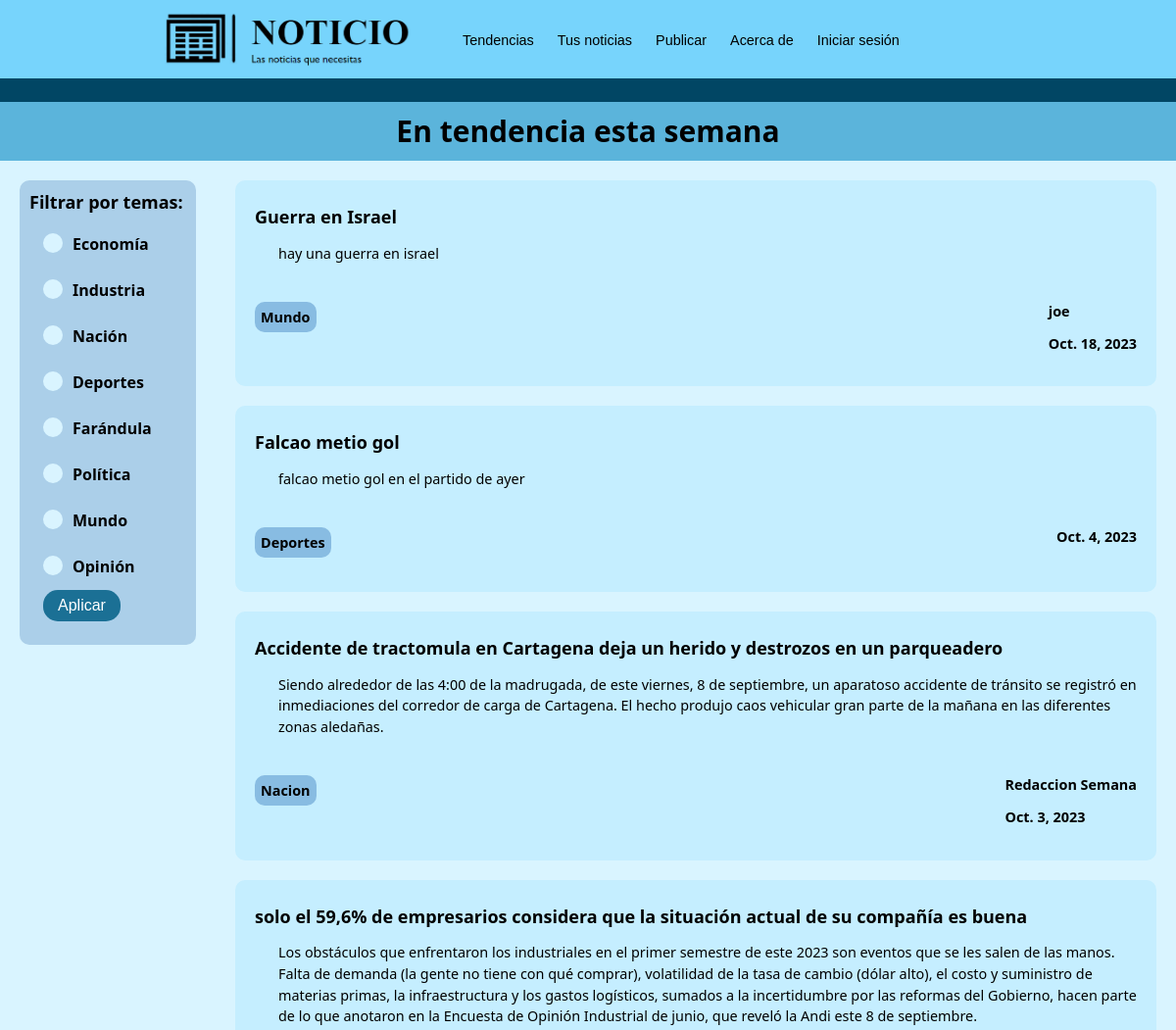
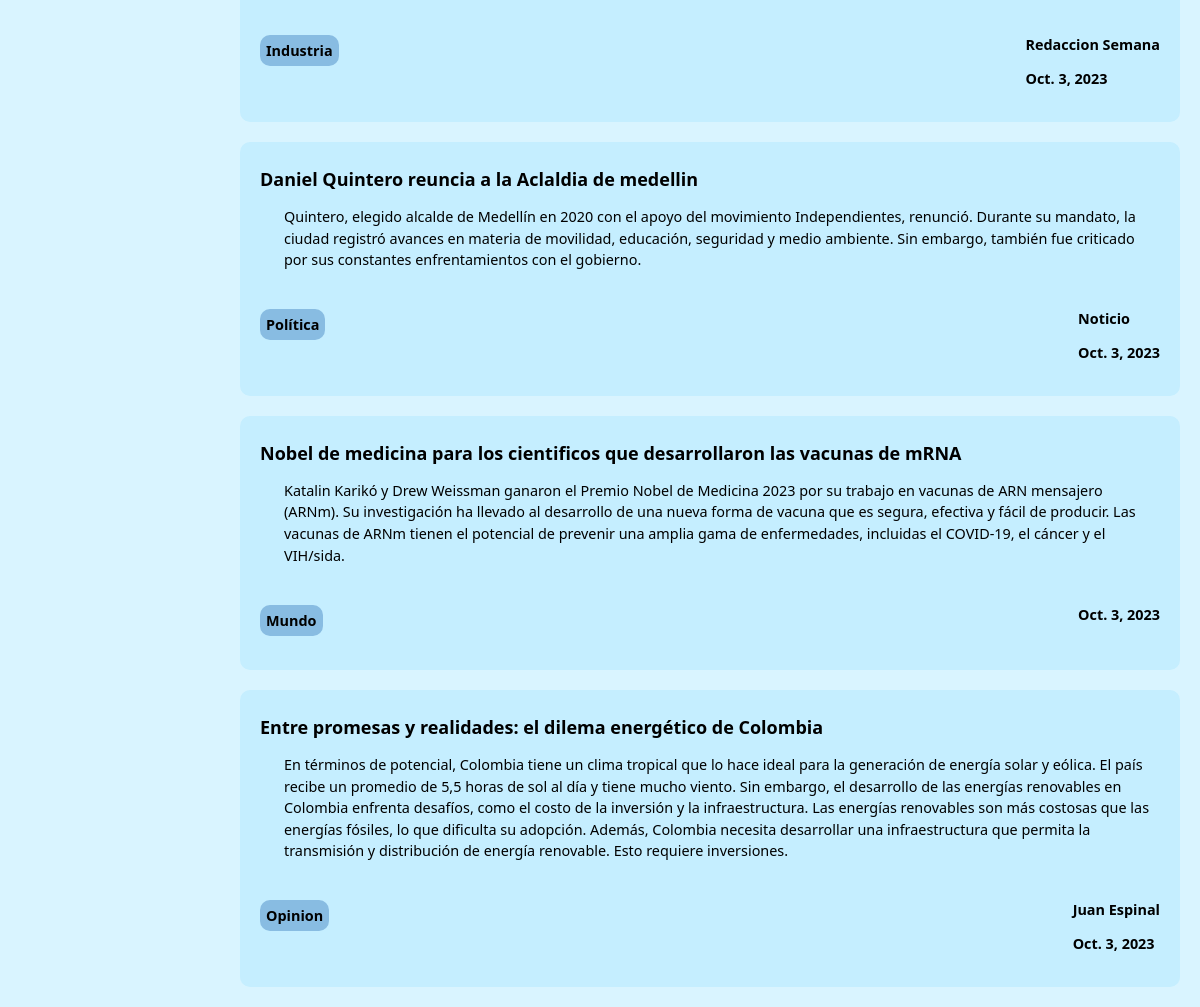
The page / on the database its author committed (2 pictures, top to bottom).
### main/models.py (models this page shows, shortened)
class Noticia(models.Model):
    TAGS = (
        ('Nacion','Nacion'),
        ("Industria","Industria"),
        ("Economia","Economia"),
        ("Deportes","Deportes"),
        ("Farandula","Farandula"),
        ("Política","Política"),
        ("Mundo","Mundo"),
        ("Opinion","Opinion"),
    )
    autor = models.CharField(max_length=30)
    tags = models.CharField(max_length=50, choices = TAGS)
    titulo = models.TextField(max_length=200)
    resumen = models.TextField(max_length=600)
    fecha = models.DateField(auto_now=True)
    user = models.ForeignKey('CustomUser', on_delete=models.CASCADE,null=True,blank=True)
    url = models.CharField(max_length=200, null=True, blank = True)
    contenido = models.TextField(max_length=4000,null=True)
    class Meta:
        ordering = ["fecha"]

### main/views.py (the view, shortened to what this page needs)
# urls.py: path('',views.tendencias),
def tendencias(request):
    tags = ['Nacion','Industria', 'Economia', 'Deportes', 'Farandula','Política','Mundo','Opinion']
    applied_tags = []
    for tag in tags:
        if request.GET.get(tag):
            applied_tags.append(tag)
    noticias = Noticia.objects.all().order_by('fecha').reverse()
    if applied_tags == []:
        applied_tags = tags
    if request.method == 'GET':
        return render(request, "main/tendencias.html", {"noticias":noticias, "applied_tags":applied_tags})

### main/templates/main/tendencias.html (shortened to what this page needs)
{% extends 'main/layouts/nav1.html' %}
{% block content %}
<div id="subtitulo" class="contenedor-subtitulo">
    <p class="subtitle">En tendencia esta semana</p>
</div>
<div class="fondo">
    <div style="display: flex; flex-direction: column">
        <div id="filtros" class="filtros">
            <p class="subtitle2">Filtrar por temas:</p>
            <form class="form-filtros" method="get">
                <input type="checkbox" name = "Economia" class="form-checkbox" id="eco">
                <label for="eco" class="form-option">Economía</label><br><br>
                <input type="checkbox" name = "Industria" class="form-checkbox" id="ind">
                <label for="ind" class="form-option">Industria</label><br><br>
                <input type="checkbox" name = "Nacion" class="form-checkbox" id="nac">
                <label for="nac" class="form-option">Nación</label><br><br>
                <input type="checkbox" name = "Deportes" class="form-checkbox" id="dep">
                <label for="dep" class="form-option">Deportes</label><br><br>
                <input type="checkbox" name = "Farandula" class="form-checkbox" id="far">
                <label for="far" class="form-option">Farándula</label><br><br>
                <input type="checkbox" name = "Politica" class="form-checkbox" id="pol">
                <label for="pol" class="form-option">Política</label><br><br>
                <input type="checkbox" name = "Mundo" class="form-checkbox" id="mun">
                <label for="mun" class="form-option">Mundo</label><br><br>
                <input type="checkbox" name = "Opinion" class="form-checkbox" id="op">
                <label for="op" class="form-option">Opinión</label><br>
                <input type="submit" class="submit-btn" value="Aplicar">
            </form>
        </div>
    </div>
    <div class="contenedor-noticias">
        {% for noticia in noticias %}
        {% if noticia.tags in applied_tags %}
        <div class="noticia">
            {% if noticia.url == null %}
            <a class="titulo-noticia" href = '/noticia/{{noticia.id}}' target = "_blank"><h2>{{noticia.titulo}}</h2></a>
            {% else %}
            <a class="titulo-noticia" href = {{noticia.url}} target = "_blank"><h2>{{noticia.titulo}}</h2></a>
            {% endif %}
            <article class="bloque-texto">{{noticia.resumen}}</article>
            <div class="info-noticia">
                <p class="tag-noticia">{{noticia.tags}}</p>
                <div>
                    <p>{{noticia.autor}}</p>
                    <p>{{noticia.fecha}}</p>
                </div>
            </div>
        </div>
        {% endif %}
        {% endfor %}
    </div>
</div>
{% endblock %}

### main/static/clases.css (style rules this page uses)
html { scroll-behavior: smooth; }
body { margin: 0px; font-family: system-ui, -apple-system, BlinkMacSystemFont, 'Segoe UI', Roboto, Oxygen, Ubuntu, Cantarell, 'Open Sans', 'Helvetica Neue', sans-serif; min-height: 100vh; background-color: #D9F4FF; }
a { text-decoration: none; color: #1B7095; }
.bloque-texto { padding-left: 2vw; line-height: 1.5; margin-bottom: 2vw; border-radius: 10px; font-size: max(13px, 1.2vw) }
.contenedor-subtitulo { display: flex; justify-content: center; align-items: center; background-color: #5BB4DB; width: 100%; height: 5vw; min-height: 40px; position: relative; z-index: 1 }
.contenedor-noticias { width: 100%; }
.titulo-noticia { text-decoration: none; color: black; font-size: max(10px, 1vw); }
.subtitle { font-size: max(20px, 2.5vw); font-weight: 700; margin: 0px; }
.subtitle2 { padding: 10px; font-size: max(1.5vw, 16px); font-weight: 700; margin: 0px; }
.form-filtros { padding-left: max(2vw, 15px); padding-top: 10px; font-weight: 600; width: inherit; height: 35vw; min-height: 400px; max-height: 450px; }
.form-checkbox { appearance: none; -webkit-appearance: none; -moz-appearance: none; width: 20px; height: 20px; background-color: #D9F4FF; border-radius: 50%; outline: none; margin: 0px; font-size: auto; }
.form-option { position: absolute; padding-left: 10px; }
.fondo { display: flex; background-color: #D9F4FF; height: 100%; }
.filtros { position: sticky; background-color: #ABCFE9; margin: 20px; top: 20px; width: 15vw; min-width: 130px; border-radius: 10px; }
.noticia { background-color: #C5EEFF; border-radius: 10px; margin: 20px; padding: 20px; padding-top: 10px; }
.info-noticia { display: flex; justify-content: space-between; font-weight: 600; font-size: max(13px, 1.2vw); }
.tag-noticia { background-color: #88BCE2; border-radius: 10px; align-self: baseline; padding: max(6px, 0.5vw); }
.submit-btn { background-color: #1B7095; border-radius: 15px; color: white; border: #D9F4FF; margin-top: 10px; font-size: inherit; padding: 7px; padding-left: 15px; padding-right: 15px; }

### rows shown on the page
Noticia: titulo "Guerra en Israel", resumen "hay una guerra en israel", tags "Mundo", autor "joe", fecha "Oct. 18, 2023"
Noticia: titulo "Falcao metio gol", resumen "falcao metio gol en el partido de ayer", tags "Deportes", fecha "Oct. 4, 2023"
Noticia: titulo "Accidente de tractomula en Cartagena deja un herido y destrozos en un parqueadero", resumen "Siendo alrededor de las 4:00 de la madrugada, de este viernes, 8 de septiembre, un aparatoso accidente de tránsito se registró en inmediaciones del corredor de carga de Cartagena. El hecho produjo caos vehicular gran parte de la mañana en las diferentes zonas aledañas.", tags "Nacion", autor "Redaccion Semana", fecha "Oct. 3, 2023"
Noticia: titulo "solo el 59,6% de empresarios considera que la situación actual de su compañía es buena", resumen "Los obstáculos que enfrentaron los industriales en el primer semestre de este 2023 son eventos que se les salen de las manos. Falta de demanda (la gente no tiene con qué comprar), volatilidad de la tasa de cambio (dólar alto), el costo y suministro de materias primas, la infraestructura y los gastos logísticos, sumados a la incertidumbre por las reformas del Gobierno, hacen parte de lo que anotaron en la Encuesta de Opinión Industrial de junio, que reveló la Andi este 8 de septiembre.", tags "Industria", autor "Redaccion Semana", fecha "Oct. 3, 2023"
Noticia: titulo "Daniel Quintero reuncia a la Aclaldia de medellin", resumen "Quintero, elegido alcalde de Medellín en 2020 con el apoyo del movimiento Independientes, renunció. Durante su mandato, la ciudad registró avances en materia de movilidad, educación, seguridad y medio ambiente. Sin embargo, también fue criticado por sus constantes enfrentamientos con el gobierno.", tags "Política", autor "Noticio", fecha "Oct. 3, 2023"
Noticia: titulo "Nobel de medicina para los cientificos que desarrollaron las vacunas de mRNA", resumen "Katalin Karikó y Drew Weissman ganaron el Premio Nobel de Medicina 2023 por su trabajo en vacunas de ARN mensajero (ARNm). Su investigación ha llevado al desarrollo de una nueva forma de vacuna que es segura, efectiva y fácil de producir. Las vacunas de ARNm tienen el potencial de prevenir una amplia gama de enfermedades, incluidas el COVID-19, el cáncer y el VIH/sida.", tags "Mundo", fecha "Oct. 3, 2023"
Noticia: titulo "Entre promesas y realidades: el dilema energético de Colombia", resumen "En términos de potencial, Colombia tiene un clima tropical que lo hace ideal para la generación de energía solar y eólica. El país recibe un promedio de 5,5 horas de sol al día y tiene mucho viento. Sin embargo, el desarrollo de las energías renovables en Colombia enfrenta desafíos, como el costo de la inversión y la infraestructura. Las energías renovables son más costosas que las energías fósiles, lo que dificulta su adopción. Además, Colombia necesita desarrollar una infraestructura que permita la transmisión y distribución de energía renovable. Esto requiere inversiones.", tags "Opinion", autor "Juan Espinal", fecha "Oct. 3, 2023"
